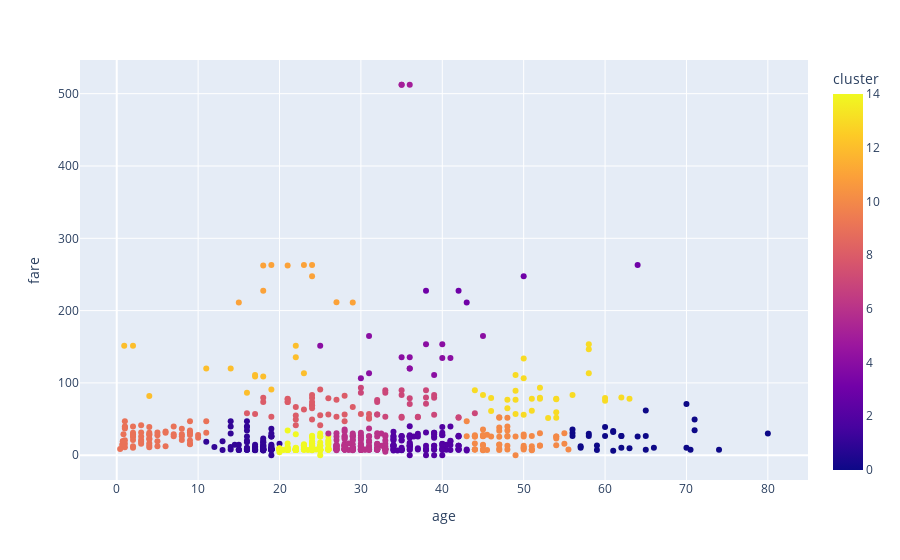

The cell this chart's notebook holds for it:
### Code cell
import plotly.express as px

fig = px.scatter(df, x='age', y='fare', color= 'cluster')
fig.show()

### Figure 1 — Plotly figure (JSON) as saved in the notebook; plotly's stock layout.template omitted (floating-point values rounded to 4 significant figures; data arrays with more than 128 entries replaced by an {"elided": "..."} marker saying what was removed)
{"data": [{"hovertemplate": "age=%{x}<br>fare=%{y}<br>cluster=%{marker.color}<extra></extra>", "legendgroup": "", "marker": {"color": {"elided": "891 int values"}, "coloraxis": "coloraxis", "symbol": "circle"}, "mode": "markers", "name": "", "orientation": "v", "showlegend": false, "type": "scatter", "x": {"elided": "891 float values"}, "xaxis": "x", "y": {"elided": "891 float values"}, "yaxis": "y"}], "layout": {"coloraxis": {"colorbar": {"title": {"text": "cluster"}}, "colorscale": [[0, "#0d0887"], [0.1111, "#46039f"], [0.2222, "#7201a8"], [0.3333, "#9c179e"], [0.4444, "#bd3786"], [0.5556, "#d8576b"], [0.6667, "#ed7953"], [0.7778, "#fb9f3a"], [0.8889, "#fdca26"], [1, "#f0f921"]]}, "legend": {"tracegroupgap": 0}, "margin": {"t": 60}, "xaxis": {"anchor": "y", "domain": [0, 1], "title": {"text": "age"}}, "yaxis": {"anchor": "x", "domain": [0, 1], "title": {"text": "fare"}}}}
